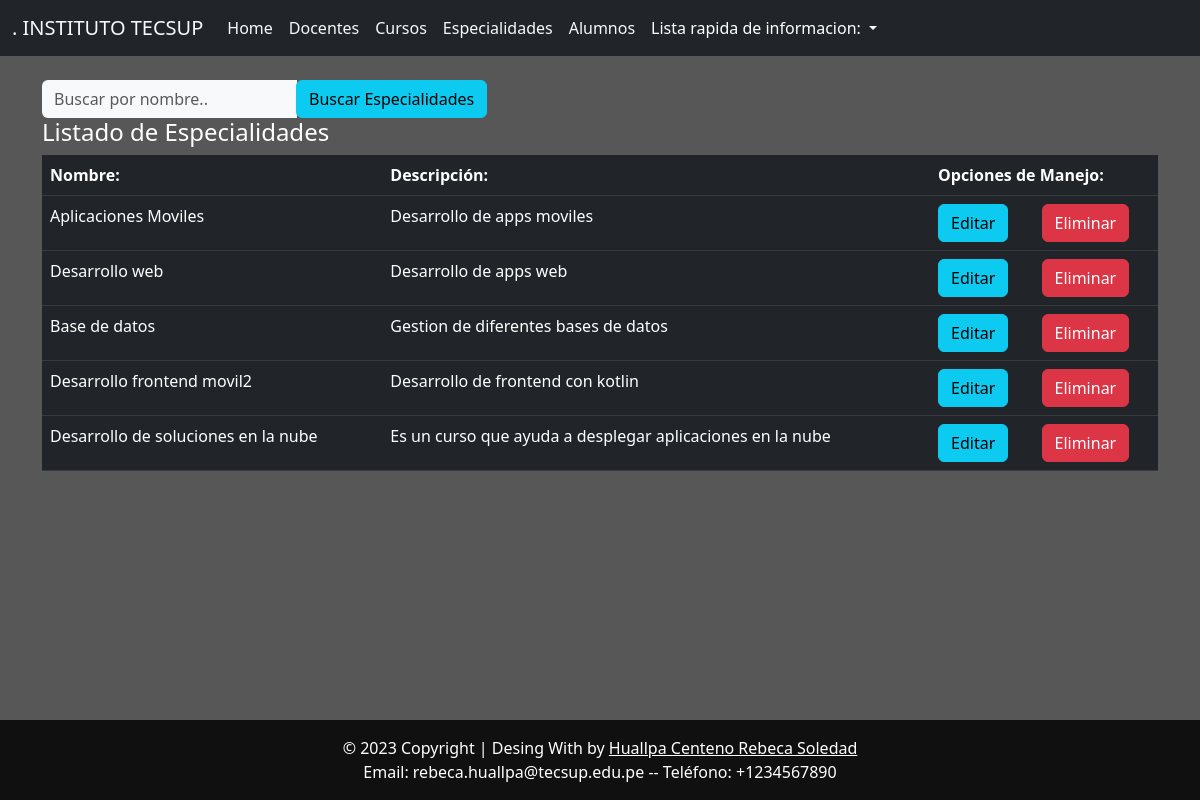
The page /buscar_especialidad on the database its author committed.
### Aplicaciones/Academicos/models.py (models this page shows, shortened)
class Especialidad(models.Model):
    nombre = models.CharField(max_length=50)
    descripcion = models.TextField()

### Aplicaciones/Academicos/views.py (the view)
# urls.py: path('buscar_especialidad', views.buscar_especialidad, name='buscar_especialidad'),
def buscar_especialidad(request):
    busqueda = request.POST.get("buscar")
    especialidades = Especialidad.objects.all()
    if busqueda:
        especialidades = especialidades.filter(
            nombre__icontains=busqueda
        )
    return render(request, 'BuscarEspecialidad.html', {'especialidades': especialidades})

### Aplicaciones/Academicos/Templates/BuscarEspecialidad.html (shortened to what this page needs)
{% extends './base.html' %}
{% block body %}
<form action="{% url 'buscar_especialidad' %}" class="d-none d-sm-inline-block form-inline mr-auto ml-md-3 my-2 my-md-0 mw-100 navbar-search" method="POST">
  <div class="input-group">
    <input type="text" class="form-control bg-light border-0 small" placeholder="Buscar por nombre.." name="buscar" value="{{ request.POST.buscar }}">
    <div class="input-group-append">
      <button class="btn btn-info" type="submit">Buscar Especialidades</button>
    </div>
  </div>
</form>
  <div class="row">
    <div class="col-sm-12">
      <h4>Listado de Especialidades</h4>
      {% if especialidades %}
      <table class="table table-dark">
        <thead>
          <tr>
            <th>Nombre:</th>
            <th>Descripción:</th>
            <th colspan="2">Opciones de Manejo:</th>
          </tr>
        </thead>
        <tbody>
          {% for especialidad in especialidades %}
            <tr>
              <td>{{ especialidad.nombre }}</td>
              <td>{{ especialidad.descripcion }}</td>
              <td><a href="{% url 'edicionespecialidad' especialidad.nombre %}" class="btn btn-info">Editar</a></td>
              <td><a href="{% url 'eliminarespecialidad' especialidad.nombre %}" class="btn btn-danger">Eliminar</a></td>
            </tr>
          {% endfor %}
        </tbody>
      </table>
      {% else %}
      <h3>No se encontraron resultados.</h3>
      {% endif %}
    </div>
  </div>
{% endblock %}

### Aplicaciones/Academicos/Templates/Base.html (style rules this page uses)
body { background-color: #575757; color: #ffffff; }

### rows shown on the page
Especialidad: nombre "Aplicaciones Moviles", descripcion "Desarrollo de apps moviles"
Especialidad: nombre "Desarrollo web", descripcion "Desarrollo de apps web"
Especialidad: nombre "Base de datos", descripcion "Gestion de diferentes bases de datos"
Especialidad: nombre "Desarrollo frontend movil2", descripcion "Desarrollo de frontend con kotlin"
Especialidad: nombre "Desarrollo de soluciones en la nube", descripcion "Es un curso que ayuda a desplegar aplicaciones en la nube"
